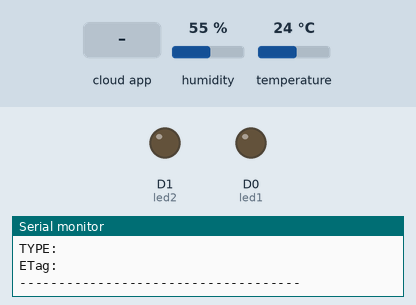
This sketch was run on a simulated ESP8266 (NodeMCU). Shown: output pins drawn as LEDs (lit = HIGH), the last lines printed to the serial monitor. Inputs (shaded band) come from the test bench; at power-on: humidity 55 %, temperature 24 °C. WiFi joins after 1.5 s; servers stay silent unless stated; the Firebase database answers and starts empty.

Above: at 2.7 s.
2.8 s: the phone or cloud app sets led1 to 1
At 3.1 s:
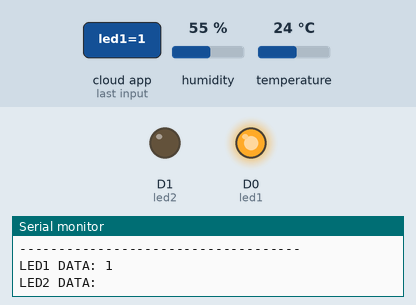
4.3 s: the phone or cloud app sets led2 to 1
At 5.9 s:
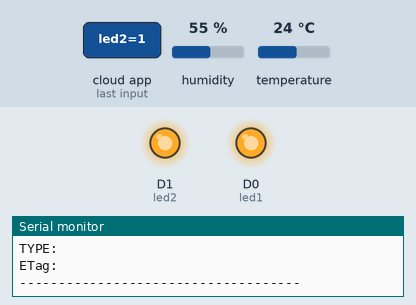
6.2 s: the phone or cloud app sets led1 to 0
At 7.4 s:
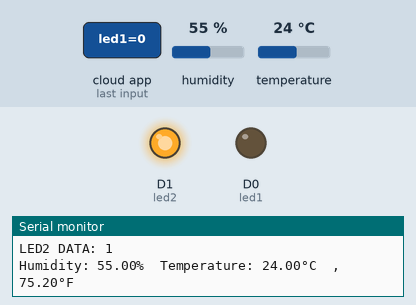
8.4 s: the phone or cloud app sets led2 to 0
At 9.5 s:
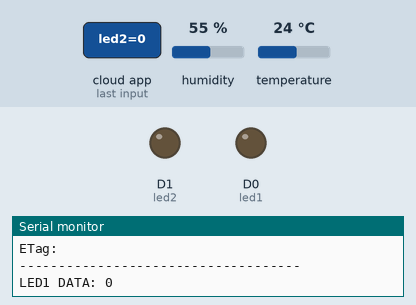
Timing chart, 0 to 11.3 s (numbered marks = the images above; inputs shaded):
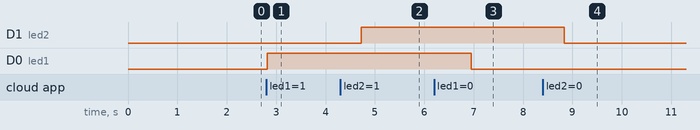

The sketch:

LED_DHT.ino
```cpp
//FirebaseESP8266.h must be included before ESP8266WiFi.h

#include "FirebaseESP8266.h"  // Install Firebase ESP8266 library
#include <ESP8266WiFi.h>
#include <DHT.h>    // Install DHT11 Library and Adafruit Unified Sensor Library
#define PROJECT_ID "revamp1-7b80b"


#define FIREBASE_HOST "revamp1-7b80b-default-rtdb.firebaseio.com/" //Without http:// or https:// schemes
#define FIREBASE_AUTH "1EvC6Vj1GdEadXRePfIag9rsL4zncgfDcmmTL5NR"
#define WIFI_SSID "NIET"
#define WIFI_PASSWORD "12345678"

#define DHTPIN D2
int led1 = D0;
int led2 = D1;

#define DHTTYPE    DHT11
DHT dht(DHTPIN, DHTTYPE);

//Define FirebaseESP8266 data object
FirebaseData firebaseData;
FirebaseData ledData;
FirebaseData led2Data;

FirebaseJson json;
//Firebase firebase("revamp1-7b80b");


void setup()
{

  Serial.begin(9600);

  dht.begin();
  pinMode(led1,OUTPUT);
  pinMode(led2,OUTPUT);

  WiFi.begin(WIFI_SSID, WIFI_PASSWORD);
  Serial.print("Connecting to Wi-Fi");
  while (WiFi.status() != WL_CONNECTED)
  {
    Serial.print(".");
    delay(300);
  }
  Serial.println();
  Serial.print("Connected with IP: ");
  Serial.println(WiFi.localIP());
  Serial.println();

  Firebase.begin(FIREBASE_HOST, FIREBASE_AUTH);
  Firebase.reconnectWiFi(true);

}

void sensorUpdate(){
//   Reading temperature or humidity takes about 250 milliseconds!
//   Sensor readings may also be up to 2 seconds 'old' (its a very slow sensor)
  float h = dht.readHumidity();
  // Read temperature as Celsius (the default)
  float t = dht.readTemperature();
  // Read temperature as Fahrenheit (isFahrenheit = true)
  float f = dht.readTemperature(true);

  // Check if any reads failed and exit early (to try again).
  if (isnan(h) || isnan(t) || isnan(f)) {
    Serial.println(F("Failed to read from DHT sensor!"));
    return;
  }

  Serial.print(F("Humidity: "));
  Serial.print(h);
  Serial.print(F("%  Temperature: "));
  Serial.print(t);
  Serial.print(F("°C  ,"));
  Serial.print(f);
  Serial.println(F("°F  "));

  if (Firebase.setFloat(firebaseData, "/FirebaseIOT/temperature", t))
  {
    Serial.println("PASSED");
    Serial.println("PATH: " + firebaseData.dataPath());
    Serial.println("TYPE: " + firebaseData.dataType());
    Serial.println("ETag: " + firebaseData.ETag());
    Serial.println("------------------------------------");
    Serial.println();
  }
  else
  {
    Serial.println("FAILED");
    Serial.println("REASON: " + firebaseData.errorReason());
    Serial.println("------------------------------------");
    Serial.println();
  }

  if (Firebase.setFloat(firebaseData, "/FirebaseIOT/humidity", h))
  {
    Serial.println("PASSED");
    Serial.println("PATH: " + firebaseData.dataPath());
    Serial.println("TYPE: " + firebaseData.dataType());
    Serial.println("ETag: " + firebaseData.ETag());
    Serial.println("------------------------------------");
    Serial.println();
  }
  else
  {
    Serial.println("FAILED");
    Serial.println("REASON: " + firebaseData.errorReason());
    Serial.println("------------------------------------");
    Serial.println();
  }
}
void loop() {
  sensorUpdate();

  if (Firebase.getString(ledData, "/FirebaseIOT/led1")){
    Serial.print("LED1 DATA: ");
    Serial.println(ledData.stringData());
    if (ledData.stringData() == "1") {

        digitalWrite(led1, HIGH);
    }
  else if (ledData.stringData() == "0"){
    digitalWrite(led1, LOW);
    }
  }
  delay(100);

  if (Firebase.getString(led2Data, "/FirebaseIOT/led2")){
    Serial.print("LED2 DATA: ");
    Serial.println(led2Data.stringData());
    if (led2Data.stringData() == "1") {
    digitalWrite(led2, HIGH);

    }
  else if (led2Data.stringData() == "0"){
    digitalWrite(led2, LOW);
    }
  }
  delay(100);
}
```

Measured:
- after the input at 2.8 s, D0 (led1): LOW → HIGH at once
- after the input at 4.3 s, D1 (led2): LOW → HIGH after 0.42 s
- after the input at 6.2 s, D0 (led1): HIGH → LOW after 0.75 s
- after the input at 8.4 s, D1 (led2): HIGH → LOW after 0.43 s
